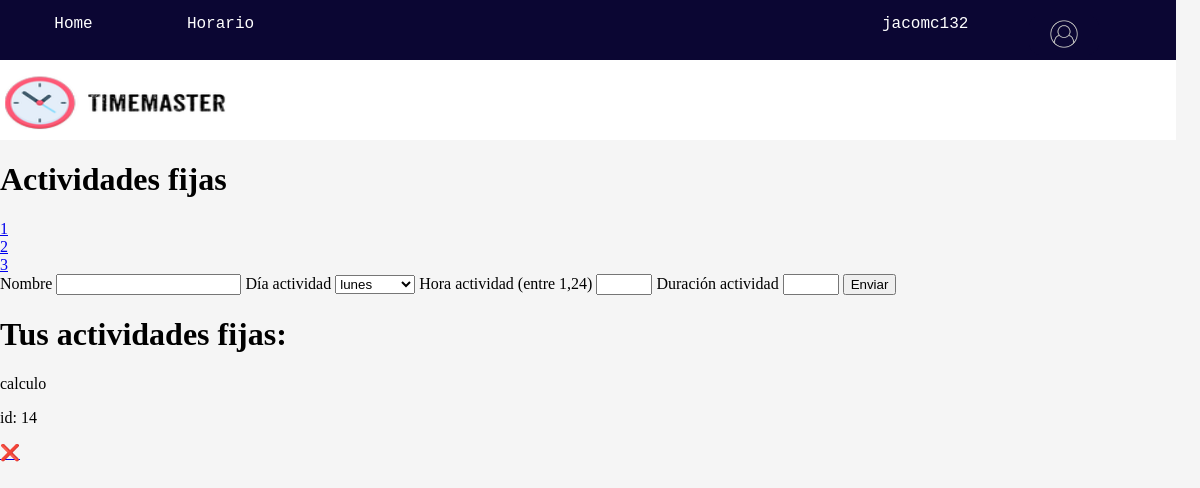
Before: /horario/actividades_fijas (signed in) with the older database file.
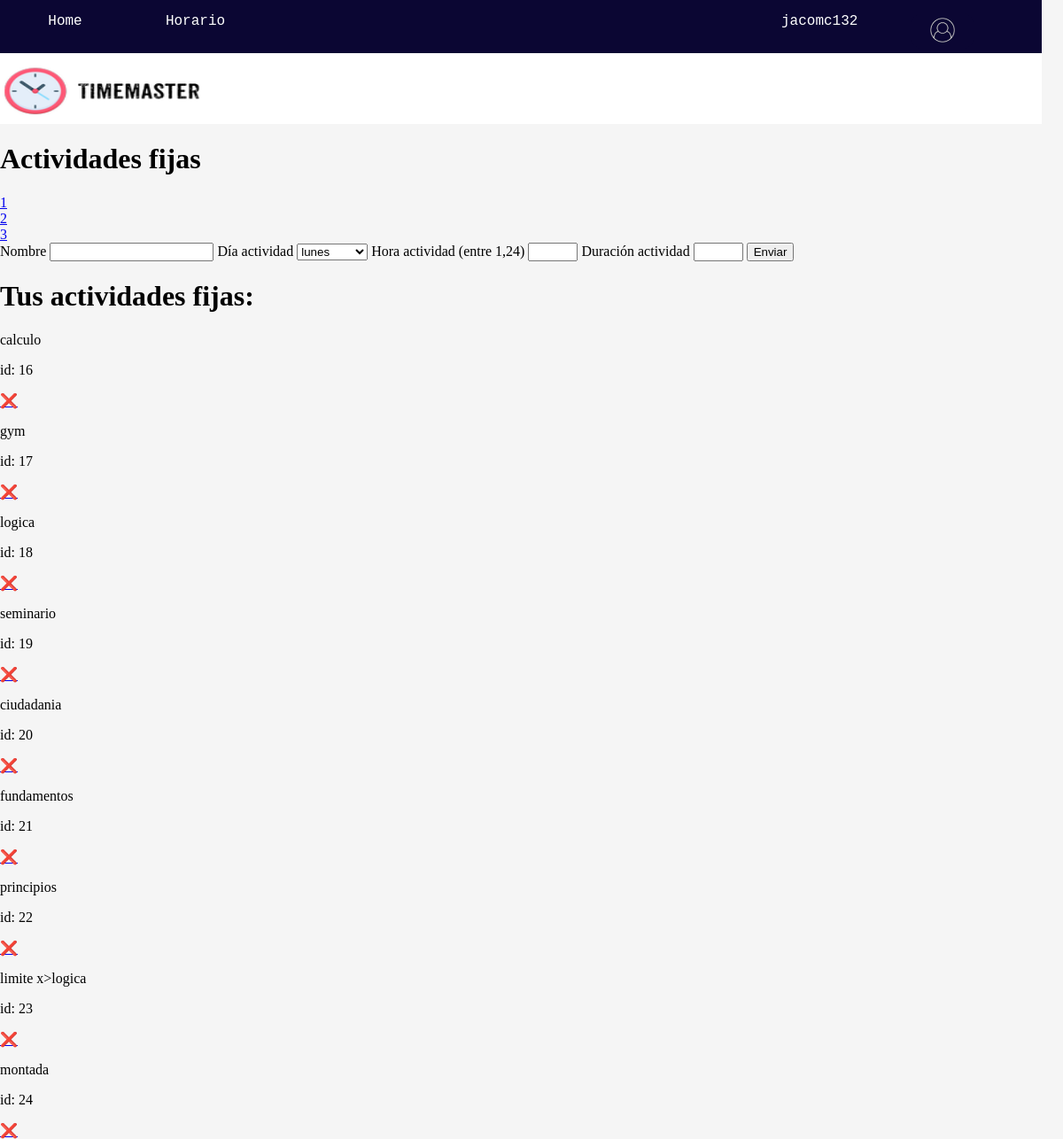
After: the same page with the newer database file.
### horario/models.py (models this page shows)
class Event(models.Model):
    user_id = models.ForeignKey(User, on_delete=models.CASCADE)
    priority = models.IntegerField(choices = [(i,i) for i in range(1,11)])
    name = models.CharField(max_length=30)
    event_type = models.CharField(max_length=50,default="actividad_fija") #Choices: actividad_fija, no fija y horario suenio.
    constraints = models.JSONField(default = dict)

### horario/views.py (the view)
# urls.py: path('actividades_fijas',views.actividades_fijas, name = 'actividades_fijas'),
@login_required(login_url = "user_login")
def actividades_fijas(request):
    usuario = User.objects.get(pk=request.user.pk)
    if request.method == "POST":
        nombre = request.POST['name']
        prioridad = 10
        tipo_evento = "actividad_fija"
        nueva_actividad_fija = Event(user_id = usuario, priority = prioridad, name=nombre, event_type=tipo_evento)
        nueva_actividad_fija.save()
        dia_actividad = int(request.POST['dia_actividad'])
        hora_actividad = int(request.POST["hora_actividad"])-1
        duracion_actividad = int(request.POST["duracion_actividad"])
        hora_final = hora_actividad + duracion_actividad
        for hora in range(hora_actividad,hora_final,1):
            posicion_actividad_fija = Position(event_id = nueva_actividad_fija,user_id = usuario,day=dia_actividad,hour = hora)
            posicion_actividad_fija.save()
        return redirect(reverse("actividades_fijas"))
    elif request.method == "GET":
        actividades_fijas = Event.objects.filter(user_id = usuario)
        actividades_fijas =actividades_fijas.filter(event_type = "actividad_fija")
        return render(request,"actividades_fijas.html",{"actividades_fijas":actividades_fijas})

### horario/templates/actividades_fijas.html (shortened to what this page needs)
{% extends 'main/main.html' %}
{% load static %}
{% block content %}
<h1>Actividades fijas</h1>
<div class="contenedor_links_horario">
    <div class="contenedor_link_suenio">
        <a href="{% url 'suenio' %}">1</a>
    </div>
    <div class="contenedor_link_actividades_fijas">
        <a href="{% url 'actividades_fijas' %}">2</a>
    </div>
    <div class="contenedor_link_actividades_no_fijas">
        <a href="{% url 'actividades_no_fijas' %}">3</a>
    </div>
</div>
<form action="" method="POST">
    <label for="name">Nombre</label>
    <input type="text" name="name" id="name" required>
    <label for="dia_actividad">Día actividad</label>
    <select name="dia_actividad" id="dia_actividad" required>
        <option value="0">lunes</option>
    </select>
    <label for="hora_actividad">Hora actividad (entre 1,24)</label>
    <input type="number" name="hora_actividad" id="hora_actividad" min="1" max="24" step="1" required>
    <label for="duracion_actividad">Duración actividad</label>
    <input type="number" name="duracion_actividad" id="duracion_actividad" min="1" max="10" step="1" required>
    <input type="submit" value="Enviar">
</form>
<div class="contenedor_actividades">
    {% if actividades_fijas %}
        <h1 class="titulo_tus_actividades">Tus actividades fijas:</h1>
        {% for actividad in actividades_fijas %}
            <div class="caja_actividad">
                <p>{{actividad.name}}</p>
                <p>id: {{actividad.pk}}</p>
                <a href="{% url 'eliminar_actividades_fijas' ruta_actividad_fija=actividad.pk %}">❌</a>
            </div>
        {% endfor %}
    {% endif %}
</div>
{% endblock  %}

### horario/templates/main/main.html (shortened to what this page needs)
{% load static %}
<!DOCTYPE html>
<html lang="en">
<head>
    <link rel="stylesheet" href="{% static 'css/navbar_styles.css' %}">
</head>
<body>
    <nav class="navbar">
        <ul class="nav_container">
            <li class="li1"><a id="link_home" href="{% url 'horario' %}">Home</a></li>
            <li class="li2"><a href="{% url 'suenio' %}">Horario</a></li>
            <li class="username"><a href="">{{request.user.username}}</a></li>
            {% if request.user.is_authenticated %}
            <div class="dropdown">
                <button class="contenedor_user_image"><img class="user_image" src="{% static 'imagenes/user_image.png' %}" alt="user_image"></button>
            </div>
            {% endif %}
        </ul>
    </nav>
    <nav id="second_navbar_container">
        <img class="logo_timemaster" src="{% static 'imagenes/timemaster.png' %}" alt="imagen time master">
    </nav>
    {% block content %}
    {% endblock %}
</body>
</html>

### horario/static/css/navbar_styles.css (style rules this page uses)
:root { --color1:#0b0633; --color2: #e3f6f5; --color3: #ff4949; --color4:#ffffff; --color5:black; --color6: white; --color7: #A72AAB; --color8: whitesmoke; }
.nav_container { background-color:var(--color1); color:var(--color5); display: grid; width:98vw; height:60px; grid-template-columns: 1fr 1fr 1fr 1fr 1fr 1fr 1fr 1fr; grid-template-rows: 25% 50% 25%; margin:0; padding: 0; }
.navbar li { list-style: none; }
.navbar a { text-decoration:none; color:var(--color6); font-size:large; }
.li1 { grid-column:1/2; grid-row: 2/3; justify-self: center; font-family: monospace; }
.li2 { grid-column:2/3; grid-row: 2/3; justify-self: center; font-family: monospace; }
.dropdown { grid-row:2/3; grid-column:8/9; display: inline-block; position: relative; }
.user_image { width:30px; height:30px; }
.username { grid-row: 2/3; grid-column: 7/8; font-family:monospace; font-size:x-small; }
#second_navbar_container { background-color:var(--color6); display: grid; width:98vw; height:80px; grid-template-columns: 1fr 1fr 1fr 1fr 1fr 1fr 1fr 1fr; grid-template-rows: 1fr 1fr 1fr; margin:0; padding: 0; }
.logo_timemaster { width: 230px; height: 70px; }
button { color:var(--color2); background-color:var(--color1); border-style:solid; border-width: 1px; border-color:var(--color1); height: 40px; width: 70px; border-radius:10px; }
body { background-color:var(--color8); width:95vw; padding: 0%; margin: 0%; }

Changed rows visible on the page:
removed Event: name "calculo", pk "14"
added Event: name "calculo", pk "16"
added Event: name "gym", pk "17"
added Event: name "logica", pk "18"
added Event: name "seminario", pk "19"
added Event: name "ciudadania", pk "20"
added Event: name "fundamentos", pk "21"
added Event: name "principios", pk "22"
added Event: name "limite x>logica", pk "23"
added Event: name "montada", pk "24"
